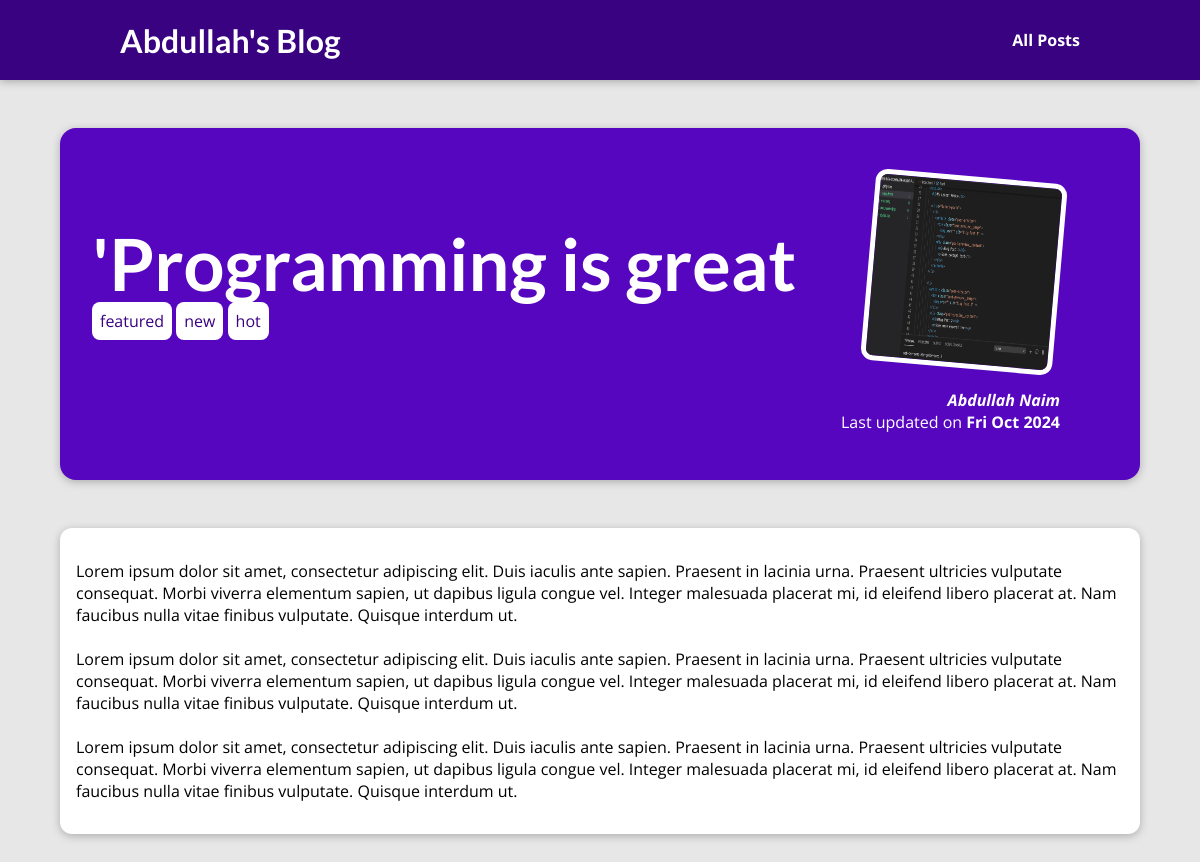
The page /posts/programming-is-great on the database its author committed.
### blog/models.py (models this page shows, shortened)
class Post(models.Model):
    title = models.CharField(max_length=100)
    excerpt = models.CharField(max_length=200)
    content = models.TextField(validators=[MinLengthValidator(10)])
    image_name = models.CharField(max_length=100)
    date = models.DateField(auto_now=True)
    slug = models.SlugField(unique=True,db_index=True)
    author = models.ForeignKey(Author, on_delete=models.SET_NULL, related_name='posts', null=True)
    tag = models.ManyToManyField(Tag)

class Tag(models.Model):
    caption = models.CharField(max_length=50)
    def __str__(self):
        return f'{self.caption}'

class Author(models.Model):
    first_name = models.CharField(max_length=50)
    last_name = models.CharField(max_length=50)
    email = models.EmailField()
    def full_name(self):
        return f'{self.first_name} {self.last_name}'
    def __str__(self):
        return self.full_name()

### blog/views.py (the view)
# urls.py: path('posts/<slug:slug>', views.post_detail, name='post-detail-page')
def post_detail(request, slug):
    identified_post = get_object_or_404(Post, slug=slug)
    return render(request, 'blog/post-detail.html', {
        'post': identified_post,
        'post_tag': identified_post.tag.all()
    })

### blog/templates/blog/post-detail.html (shortened to what this page needs)
{% extends 'base.html' %}
{% load static %}
{% block css_files %}
<link rel='stylesheet' href="{% static 'blog/post-detail.css' %}" />
{% endblock %}
{% block content %}
<section id="summary">
    <h2>{{ post.title }}</h2>
    <div>
        {% for tag in post_tag %}
            <span class="tag">{{ tag }}</span>
        {% endfor %}
    </div>
    <article>
        <img src="{% static 'blog/images/'|add:post.image_name %}" alt="Post Title" />
        <address><a href="mailto:{{ post.author.email }}">{{ post.author }}</a></address>
        <div>
            Last updated on <time>{{ post.date|date:"D M Y" }}</time>
        </div>
    </article>
</section>
<main>
    {{ post.content|linebreaks }}
</main>
{% endblock %}

### templates/base.html (shortened to what this page needs)
{% load static %}
<!DOCTYPE html>
<html>
    <head>
        <link rel="stylesheet" href="{% static 'app.css' %}">
        {% block css_files %}{% endblock %}
    </head>
    <body>
        <header id="main-navigation">
        <h1><a href="{% url 'starting-page' %}">Abdullah's Blog</a></h1>
        <nav>
            <a href="{% url 'posts-page' %}">All Posts</a>
        </nav>
        </header>
        {% block content %}{% endblock %}
    </body>
</html>

### static/app.css (style rules this page uses)
* { box-sizing: border-box; }
html { font-family: 'Open Sans', 'Lato', sans-serif; }
body { margin: 0; }
h1, h2, h3 { font-family: 'Lato', sans-serif; font-weight: bold; }
#main-navigation { width: 100%; height: 5rem; display: flex; justify-content: space-between; align-items: center; padding: 0 10%; position: absolute; top: 0; left: 0; }
#main-navigation a { text-decoration: none; color: white; font-weight: bold; }

### blog/static/blog/post-detail.css (style rules this page uses)
body { background-color: #e7e7e7; }
#main-navigation { background-color: #390281; box-shadow: 0 2px 8px rgba(0, 0, 0, 0.25); }
#summary { margin: 8rem auto 3rem auto; padding: 2rem; width: 90%; max-width: 90rem; border-radius: 16px; background-color: #5706c0; position: relative; box-shadow: 0 2px 8px rgba(0, 0, 0, 0.25); height: 22rem; }
#summary h2 { color: white; font-size: 4.5rem; margin-bottom: 0.25rem; }
#summary article { position: absolute; top: 2rem; right: 3rem; padding: 1rem 2rem; border-radius: 12px; text-align: right; color: white; }
#summary article img { width: 12rem; height: 12rem; border-radius: 12px; transform: rotateZ(5deg); border: 5px solid white; margin-bottom: 1rem; }
#summary address { font-weight: bold; }
#summary a { color: white; text-decoration: none; }
#summary time { font-weight: bold; }
main { width: 90%; max-width: 90rem; margin: 3rem auto; background-color: white; padding: 1rem; border-radius: 12px; box-shadow: 0 2px 8px rgba(0, 0, 0, 0.25); }
.tag { background-color: white; color: #390281; padding: 0.5rem; border-radius: 8px; }

### rows shown on the page
Post: title "'Programming is great", image_name (picture), author "Abdullah Naim", date "Fri Oct 2024", content "Lorem ipsum dolor sit amet, consectetur adipiscing elit. Duis iaculis ante sapien. Praesent in lacinia urna. Praesent ultricies vulputate consequat. Morbi viverra elementum sapien, ut dapibus ligula congue vel. Integer malesuada placerat mi, id eleifend libero placerat at. Nam faucibus nulla vitae finibus vulputate. Quisque interdum ut. Lorem ipsum dolor sit amet, consectetur adipiscing elit. Duis iaculis ante sapien. Praesent in lacinia urna. Praesent ultricies vulputate consequat. Morbi viverra elementum sapien, ut dapibus ligula congue vel. Integer malesuada placerat mi, id eleifend libero placerat at. Nam faucibus nulla vitae finibus vulputate. Quisque interdum ut. Lorem ipsum dolor sit…"
Tag: caption "featured"
Tag: caption "new"
Tag: caption "hot"
